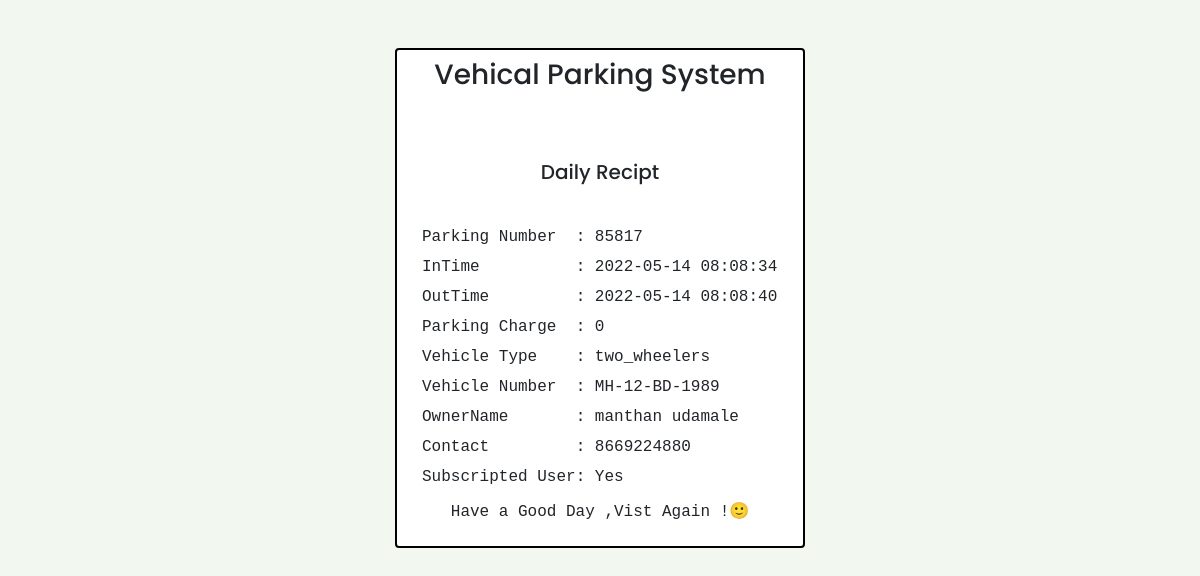
/bill-out-daily.php?vid=81, run on the app's committed database.
### tables this page shows
CREATE TABLE `vehicle_info` (
  `ID` int(10) NOT NULL,
  `ParkingNumber` varchar(120) DEFAULT NULL,
  `VehicleCategory` varchar(120) NOT NULL,
  `VehicleCompanyname` varchar(120) DEFAULT NULL,
  `RegistrationNumber` varchar(120) DEFAULT NULL,
  `OwnerName` varchar(120) DEFAULT NULL,
  `OwnerContactNumber` bigint(10) DEFAULT NULL,
  `InTime` timestamp NULL DEFAULT NULL,
  `OutTime` timestamp NULL DEFAULT NULL,
  `ParkingCharge` varchar(120) NOT NULL,
  `Remark` mediumtext NOT NULL,
  `Status` varchar(5) NOT NULL,
  `cdate` date NOT NULL DEFAULT current_timestamp(),
  `payment_status` varchar(50) NOT NULL,
  `payment_id` varchar(50) NOT NULL,
  `uid` int(11) DEFAULT NULL
);

### bill-out-daily.php (the view, shortened to what this page needs)
<?php
    include('includes/dbconn.php');
?>
<!doctype html>
<html lang="en">
  <head>
    <link href="https://cdn.jsdelivr.net/npm/bootstrap@5.0.2/dist/css/bootstrap.min.css" rel="stylesheet">
		<link rel="stylesheet" href="includes/body.css">
  </head>
  <body class="c1">
  <div class="card mx-auto mt-5" style="width: 410px; height:500px;border:2px solid black">
    <h3 class="text-center pt-2">Vehical Parking System</h3>
    <h5 class="text-center" style="margin-top: 60px; margin-bottom:40px ">Daily Recipt</h5>
    <?php
        $cid=$_GET['vid'];
        $ret=mysqli_query($con,"SELECT * from vehicle_info where ID='$cid'");
       $row=mysqli_fetch_array($ret);
        ?>
    <p   style="margin-left: 25px; margin-bottom:5px" ><samp>Parking Number &nbsp;:  <?php  echo $row['ParkingNumber'];?></samp></p>
    <p   style="margin-left: 25px; margin-bottom:5px" ><samp>InTime &nbsp;&nbsp;&nbsp;&nbsp;&nbsp;&nbsp;&nbsp;&nbsp;&nbsp;:  <?php  echo $row['InTime'];?></samp></p>
    <p   style="margin-left: 25px; margin-bottom:5px" ><samp>OutTime &nbsp;&nbsp;&nbsp;&nbsp;&nbsp;&nbsp;&nbsp;&nbsp;:  <?php  echo $row['OutTime'];?></samp></p>
    <p   style="margin-left: 25px; margin-bottom:5px" ><samp>Parking Charge &nbsp;:  <?php  echo $row['ParkingCharge'];?></samp></p>
    <p   style="margin-left: 25px; margin-bottom:5px"><samp>Vehicle Type &nbsp;&nbsp;&nbsp;: <?php  echo $row['VehicleCategory'];?></samp></p>
    <p   style="margin-left: 25px; margin-bottom:5px"><samp>Vehicle Number &nbsp;: <?php  echo $row['RegistrationNumber'];?></samp></p>
    <p   style="margin-left: 25px; margin-bottom:5px"><samp>OwnerName &nbsp;&nbsp;&nbsp;&nbsp;&nbsp;&nbsp;: <?php  echo $row['OwnerName'];?></samp></p>
    <p   style="margin-left: 25px; margin-bottom:5px"><samp>Contact &nbsp;&nbsp;&nbsp;&nbsp;&nbsp;&nbsp;&nbsp;&nbsp;: <?php  echo $row['OwnerContactNumber'];?></samp></p>
    <p   style="margin-left: 25px; margin-bottom:10px"><samp>Subscripted User:
    <?php
    $phone =$row['OwnerContactNumber'];
													$query = mysqli_query($con, "SELECT s.* FROM subscripted_user s LEFT JOIN vehicle_info v ON s.vehicle_no=v.RegistrationNumber WHERE s.phone=$phone;");
													if ($row1 = mysqli_num_rows($query)) {
														echo 'Yes';
													} else {
														echo 'No';
													}
													?>
    </samp></p>
    <p class="text-center"><samp> Have a Good Day ,Vist Again !🙂</samp></p>
</div>
  </body>
</html>

### includes/body.css (style rules this page uses)
* { font-family: 'Poppins', sans-serif; }
.c1 { background:#f2f7f0; }

### data on the page
vehicle_info: ParkingNumber "85817", InTime "2022-05-14 08:08:34", OutTime "2022-05-14 08:08:40", ParkingCharge "0", VehicleCategory "two_wheelers", RegistrationNumber "MH-12-BD-1989", OwnerName "manthan udamale", OwnerContactNumber "8669224880"
